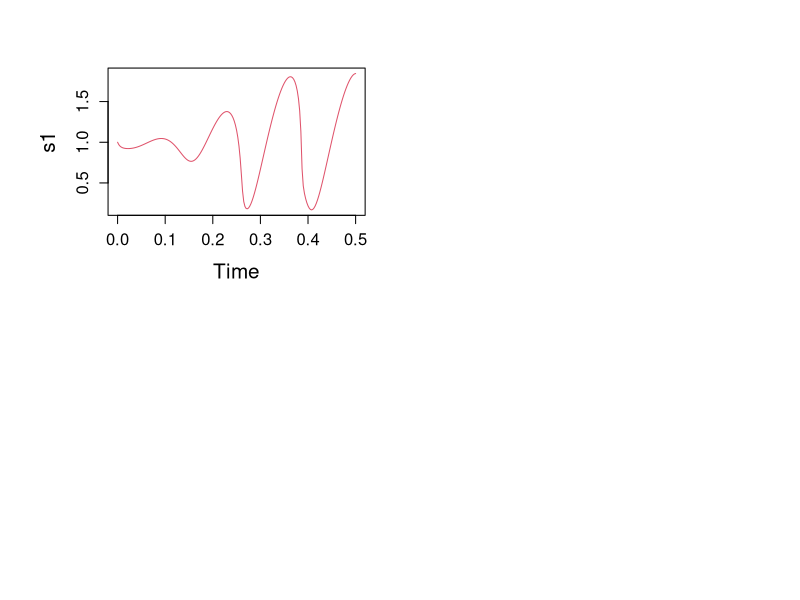
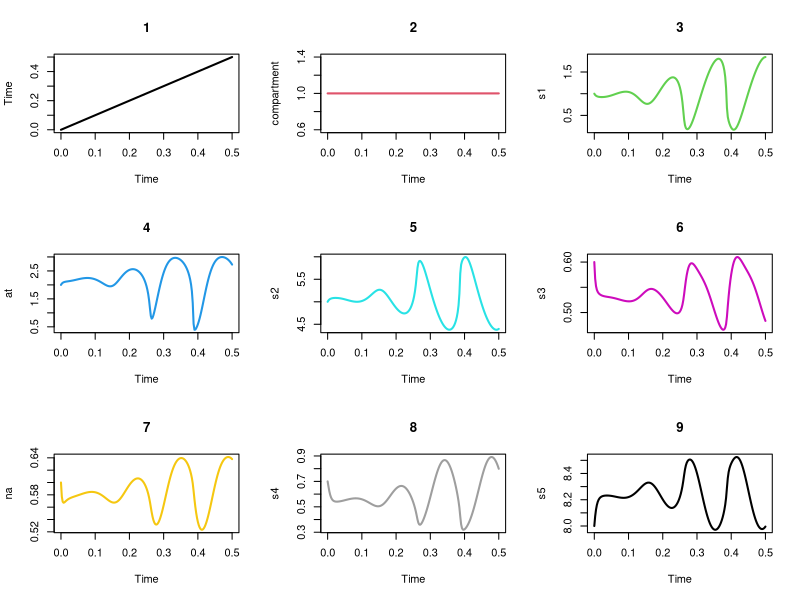
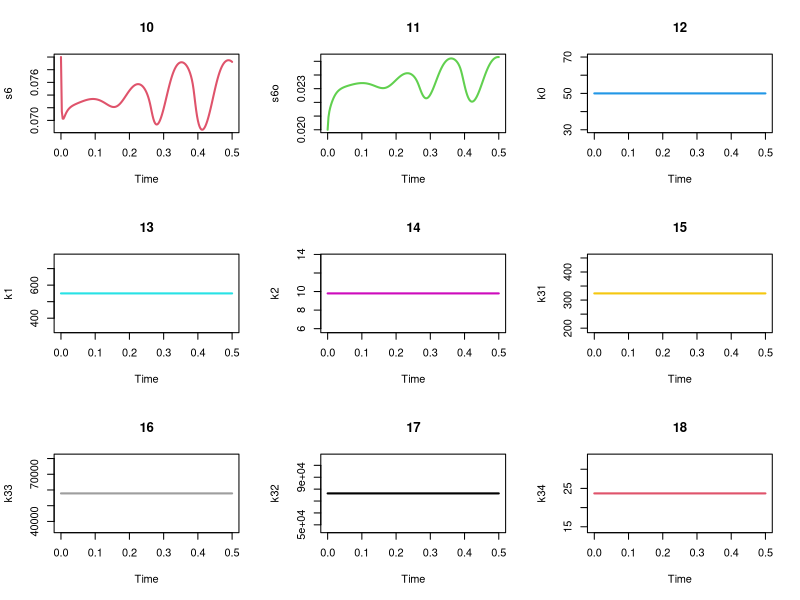
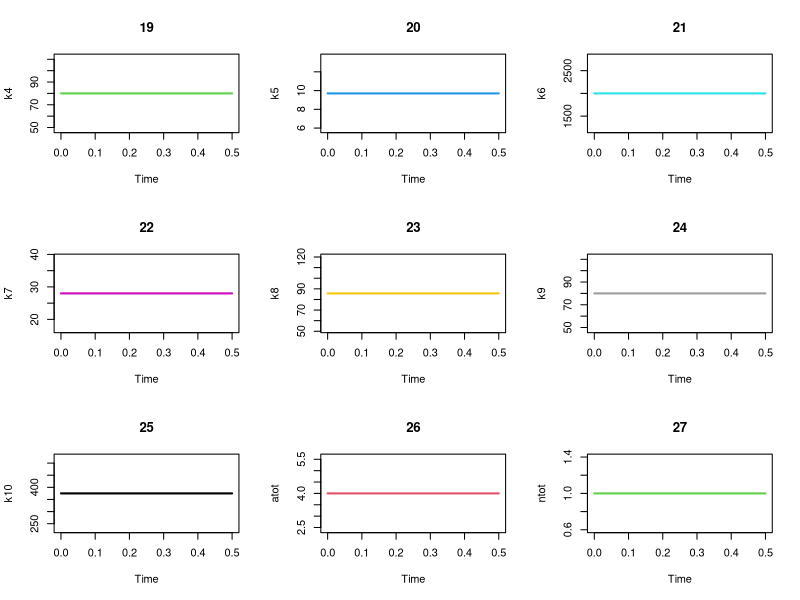
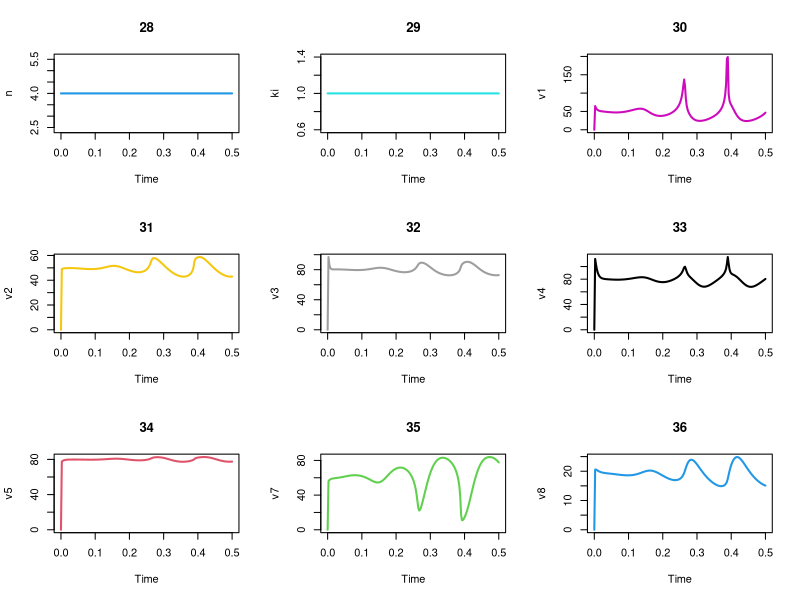
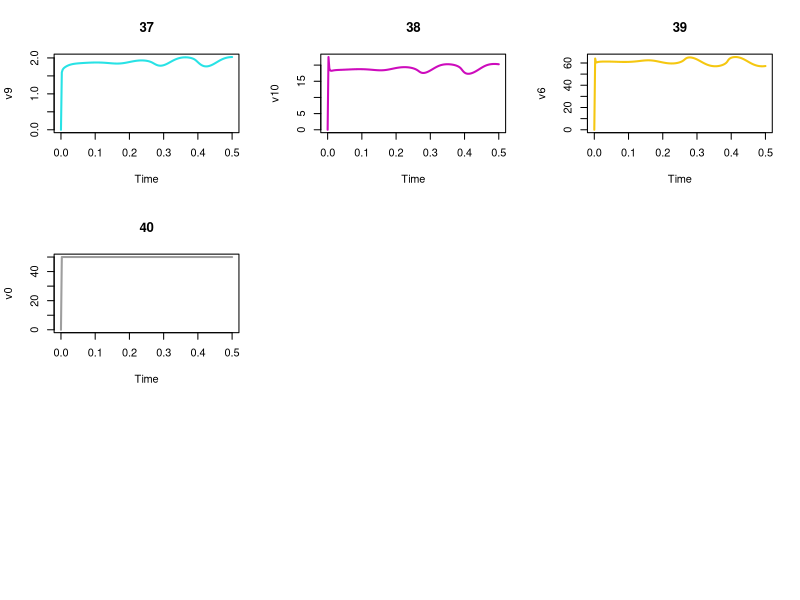
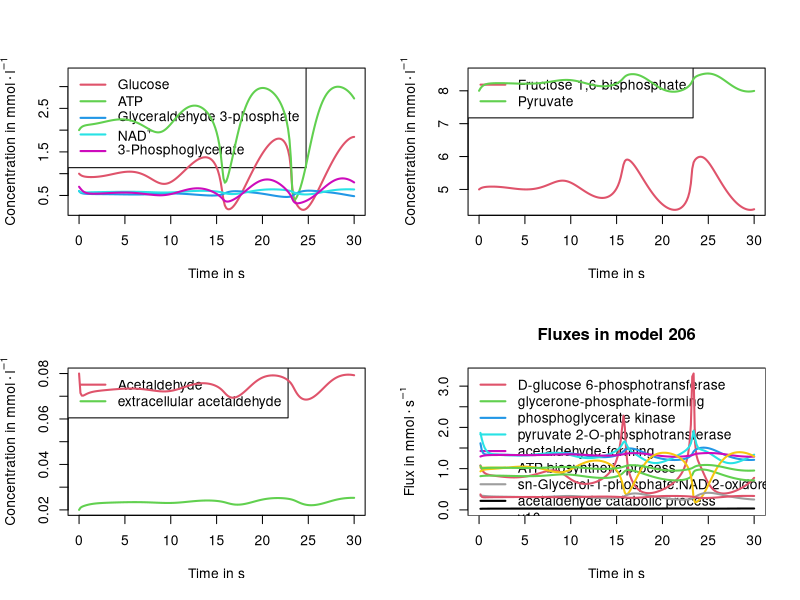
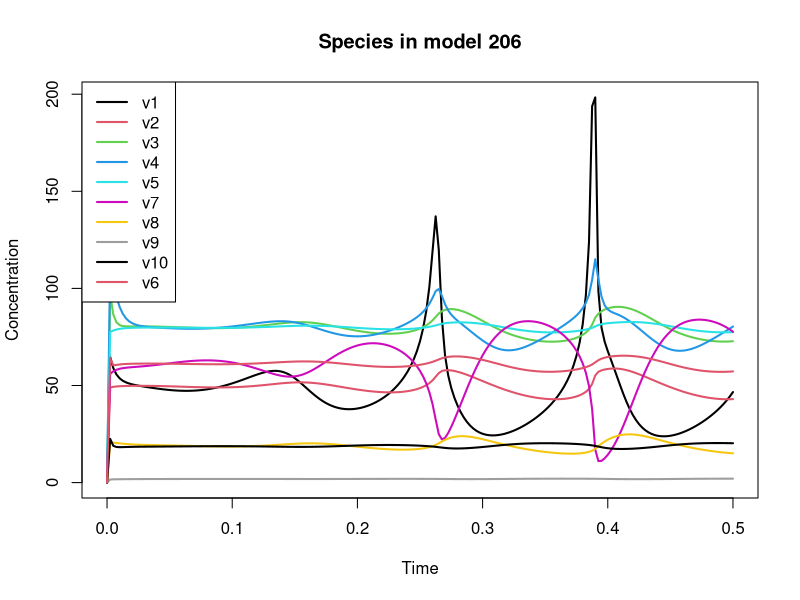

These figures' R source, in order:
#
# Author:  Andreas Draeger
# Version: $Rev$
#
# Run this script in R by typing
# source("plot.R")

# Read data
X <- data.frame(read.csv("BIOMODEL206.txt"))
Y <- data.frame(read.csv("BIOMODEL390.txt"))

x <- data.matrix(X)
y <- data.matrix(Y)

bounds <- function(matrix, indices) {
  minx <- min(matrix[,1])
  maxx <- max(matrix[,1])
  miny <- max(matrix)
  maxy <- min(matrix)
  for (i in 1:length(indices)) {
    if (min(matrix[,indices[i]]) < miny) {
      miny <- min(matrix[,indices[i]])
    }
    if (max(matrix[,indices[i]]) > maxy) {
      maxy <- max(matrix[,indices[i]]) 
    }
  }
  res <- matrix(c(minx, maxx, miny, maxy), ncol=2, byrow=FALSE)
  res
}

plot_species <- function(b, indices, names, matrix) {
  plot(c(b[1,1], b[2,1]) * 60, c(b[1,2], b[2,2]), type="n", xlab="Time in s", ylab=expression(paste("Concentration in ", mmol%.%l^-1)))
  legend("topleft", names, col=2:(length(indices)+1), lty=1, lwd=2)
  for (i in 1:length(indices)) {
    lines(matrix[,1] * 60, matrix[,indices[i]], type="l", col=i+1, lty=1, lwd=2)
  }
  #title("Species in model 206")
}

plot_fluxes <- function(b, indices, names, matrix) {
  plot(c(b[1,1], b[2,1]) * 60, c(b[1,2], b[2,2]) / 60, type="n", xlab="Time in s", ylab=expression(paste("Flux in ", mmol%.%s^-1)))
  legend("topleft", names, col=2:(length(indices)+1), lty=1, lwd=2)
  for (i in 1:length(indices)) {
    lines(matrix[2:length(matrix[,1]),1] * 60, matrix[2:length(matrix[,indices[i]]),indices[i]] / 60, type="l", col=i+1, lty=1, lwd=2)
  }
  title("Fluxes in model 206")
}


# plot all
pdf("test.pdf", paper="a4r")
par(mfrow=c(3,3))
for (i in 1:length(x[1,])) {
  plot(x[,1], x[,i], type="l", col=i, xlab=colnames(x)[1], ylab=colnames(x)[i], lty=1, lwd=2)
  title(i)
}
dev.off()


############################################################################################

pdf("test.pdf", paper="a4r")
par(mfrow=c(2,2))

indices <- c(3, 4, 6, 7, 8)
names <- c("Glucose", "ATP", "Glyceraldehyde 3-phosphate", expression(NAD^"+"), "3-Phosphoglycerate")
b <- bounds(x, indices)
b[2,2] <- 3.3
plot_species(b, indices, names, x)


indices <- c(5, 9)
names <- c("Fructose 1,6-bisphosphate", "Pyruvate")
b <- bounds(x, indices)
plot_species(b, indices, names, x)

indices <- c(10, 11)
names <- c("Acetaldehyde", "extracellular acetaldehyde")
b <- bounds(x, indices)
plot_species(b, indices, names, x)

indices <- 30:39
b <- bounds(x, indices)
names <- c("D-glucose 6-phosphotransferase", "glycerone-phosphate-forming", "phosphoglycerate kinase", "pyruvate 2-O-phosphotransferase", "acetaldehyde-forming", "ATP biosynthetic process", "sn-Glycerol-1-phosphate:NAD 2-oxidoreductase", "acetaldehyde catabolic process", "v10", "ethanol:NAD+ oxidoreductase")
plot_fluxes(b, indices, names, x)

dev.off()

############################################################################################




par(cex.axis=1.2, cex.lab=1.5, cex.main=2, cex.sub=2, omi=c(0, 0.4, 0, 0.4), mfrow=c(2, 2))
plot(x[,1], x[,3], type="l", col=2, xlab=colnames(x)[1], ylab=colnames(x)[3])
dev.off()

minx <- min(x[,1])
maxx <- max(x[,1])
miny <- max(x)
maxy <- min(x)
for (i in 1:length(indices)) { 
  print(indices[i])
    if (min(x[,indices[i]]) < miny) {
      miny <- min(x[,indices[i]])
    }
    if (max(x[,indices[i]]) > maxy) {
      maxy <- max(x[,indices[i]]) 
    }
}
plot(c(minx, maxx), c(miny, maxy), type="n", xlab=colnames(x)[1], ylab="Concentration")
for (i in 1:length(indices)) {
  lines(x[,1], x[,indices[i]], type="l", col=i, xlab=colnames(x)[1], ylab=colnames(x)[indices[i]], lty=1, lwd=2)
}
title("Species in model 206")
legend("topleft", colnames(x)[indices], col=1:length(indices), lty=1, lwd=2)
dev.off()




#par(mfrow=c(3,3))
# length(x[1,])

  #if ((i < 12) || (29 < i)) {
    #plot(x[,1], x[,i], type="l", col=i, xlab=colnames(x)[1], ylab=colnames(x)[i], lty=1, lwd=2)
    #title(i)